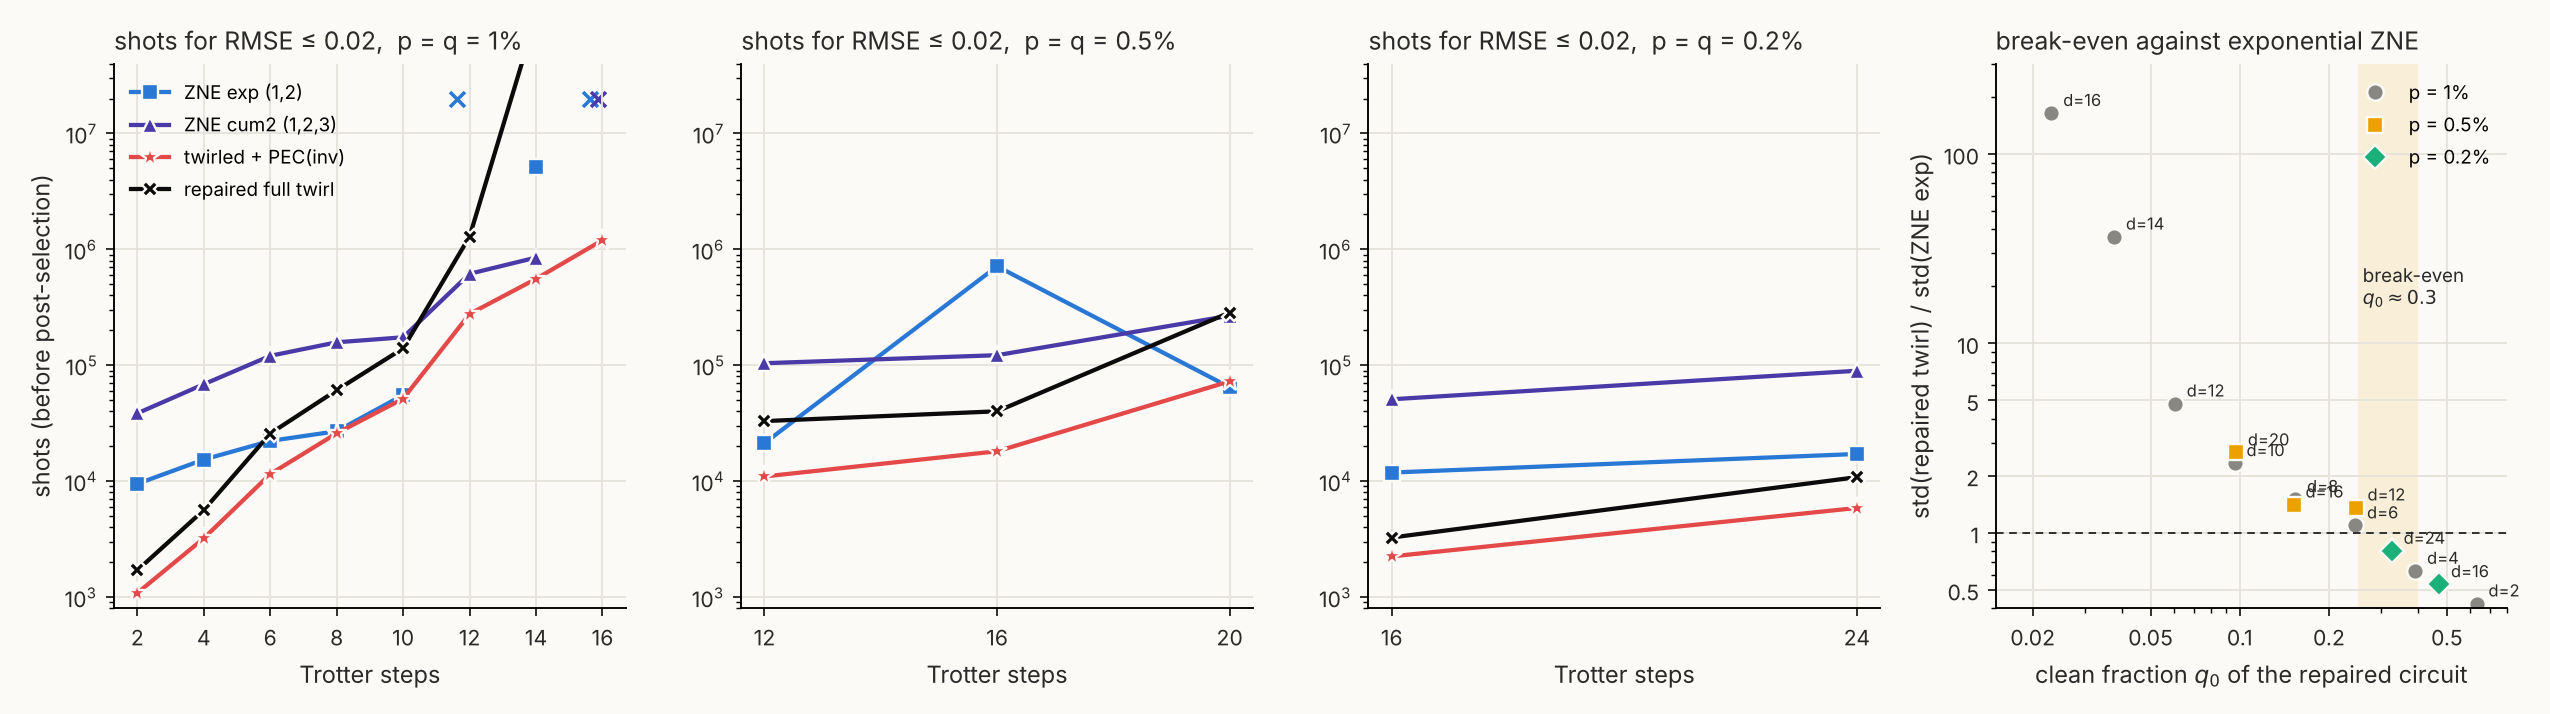

Here is the Python script that generated this plot:
import json, numpy as np, matplotlib; matplotlib.use("Agg"); import matplotlib.pyplot as plt
SURF, INK, GRID = "#fbfaf7", "#2a2a2a", "#e6e3dc"
C = {"ZNE exp (1,2)": "#2a78d6", "ZNE cum2 (1,2,3)": "#4a3aa7", "twirled + PEC(inv)": "#e34948", "repaired full twirl": "#0b0b0b"}
mk = {"ZNE exp (1,2)": "s", "ZNE cum2 (1,2,3)": "^", "twirled + PEC(inv)": "*", "repaired full twirl": "X"}
def style(ax):
    ax.set_facecolor(SURF); [ax.spines[s].set_visible(False) for s in ("top", "right")]; ax.grid(True, color=GRID, lw=.8); ax.tick_params(colors=INK, labelsize=9)
# 1% from the main sweep
base = json.load(open("demo_results_2_4_6_8_10_12_14_16.json")); rep = json.load(open("repaired_sweep.json"))["depths"]
def pt(bias, std, N=10000, eps=0.02): return N*std*std/(eps*eps-bias*bias) if abs(bias) < eps else np.inf
data = {0.01: {}}
for d, r in base["depths"].items():
    I = np.mean(r["ideal"][:5]); d = int(d); data[0.01][d] = {}
    for k in ("ZNE exp (1,2)", "ZNE cum2 (1,2,3)"): s = r["stage1"][k]; data[0.01][d][k] = (s["mx"]-I, s["mx_std"])
    s = r["stage3b"]["twirled stratified + PEC(inv)"]; data[0.01][d]["twirled + PEC(inv)"] = (s["mx"]-I, r["stage3"]["twirled stratified"]["mx_std"]*np.sqrt(s["cost_factor"]))
    s = rep[str(d)]["twirled stratified"]; data[0.01][d]["repaired full twirl"] = (s["mx"]-I, s["mx_std"]); data[0.01][d]["q0"] = rep[str(d)]["species"][0]
for p in (0.005, 0.002):
    J = json.load(open(f"threshold_p{p}.json")); data[p] = {}
    for d, r in J["depths"].items():
        d = int(d); I = r["ideal"]; data[p][d] = {k: (r[k]["mx"]-I, r[k]["mx_std"]) for k in C}; data[p][d]["q0"] = r["repaired full twirl"]["q0"]
fig, axs = plt.subplots(1, 4, figsize=(15, 4.2), facecolor=SURF)
for ax, p in zip(axs[:3], (0.01, 0.005, 0.002)):
    ds = sorted(data[p])
    for k in C:
        y = [pt(*data[p][d][k]) for d in ds]; yy = [v if np.isfinite(v) else np.nan for v in y]
        ax.plot(ds, yy, marker=mk[k], ms=9 if k == "twirled + PEC(inv)" else 7, lw=1.8, color=C[k], markeredgecolor=SURF, markeredgewidth=1, label=k)
        for d, v in zip(ds, y):
            if not np.isfinite(v): ax.scatter([d + (list(C).index(k)-1.5)*0.25], [2e7], marker="x", s=40, color=C[k])
    ax.set_yscale("log"); ax.set_ylim(8e2, 4e7); ax.set_xticks(ds); style(ax)
    ax.set_title(f"shots for RMSE ≤ 0.02,  p = q = {p*100:g}%", fontsize=10.5, loc="left", color=INK); ax.set_xlabel("Trotter steps", fontsize=10, color=INK)
axs[0].set_ylabel("shots (before post-selection)", fontsize=10, color=INK); axs[0].legend(frameon=False, fontsize=8, loc="upper left")
ax = axs[3]
for p, m, c in ((0.01, "o", "#898781"), (0.005, "s", "#eda100"), (0.002, "D", "#1baf7a")):
    ds = sorted(data[p]); q0 = [data[p][d]["q0"] for d in ds]; ratio = [data[p][d]["repaired full twirl"][1]/data[p][d]["ZNE exp (1,2)"][1] for d in ds]
    ax.plot(q0, ratio, marker=m, ms=7, lw=0, color=c, markeredgecolor=SURF, label=f"p = {p*100:g}%")
    for d, x, y in zip(ds, q0, ratio): ax.annotate(f"d={d}", (x, y), textcoords="offset points", xytext=(5, 3), fontsize=7, color=INK)
ax.axhline(1, color=INK, lw=.8, ls=(0, (4, 3))); ax.set_xscale("log"); ax.set_yscale("log"); ax.set_xlim(0.015, 0.8); ax.set_ylim(0.4, 300); style(ax)
import matplotlib.ticker as mt; ax.set_xticks([0.02,0.05,0.1,0.2,0.5]); ax.xaxis.set_major_formatter(mt.FormatStrFormatter("%g")); ax.xaxis.set_minor_formatter(mt.NullFormatter()); ax.set_yticks([0.5,1,2,5,10,100]); ax.yaxis.set_major_formatter(mt.FormatStrFormatter("%g")); ax.yaxis.set_minor_formatter(mt.NullFormatter())
ax.axvspan(0.25,0.4,color="#eda100",alpha=0.12,lw=0); ax.text(0.26,16,"break-even\n$q_0\\approx0.3$",fontsize=8,color=INK)
ax.set_xlabel("clean fraction $q_0$ of the repaired circuit", fontsize=10, color=INK); ax.set_ylabel("std(repaired twirl) / std(ZNE exp)", fontsize=10, color=INK)
ax.set_title("break-even against exponential ZNE", fontsize=10.5, loc="left", color=INK); ax.legend(frameon=False, fontsize=8, loc="upper right")
fig.tight_layout(); fig.savefig("fig_threshold.png", dpi=170, facecolor=SURF)
# table
rows = []
for p in (0.01, 0.005, 0.002):
    for d in sorted(data[p]):
        r = data[p][d]; rows.append(f"| {p*100:g}% | {d} | {r['q0']:.2f} | " + " | ".join(f"{r[k][0]:+.4f} / {r[k][1]:.3f} / " + ("∞" if not np.isfinite(pt(*r[k])) else f"{pt(*r[k])/1e3:.0f}k") for k in C) + " |")
open("threshold_table.md", "w").write("| p = q | d | $q_0$ (rep.) | ZNE exp: bias / std / shots | ZNE cum2 | twirled + PEC(inv) | repaired full twirl |\n|---|---|---|---|---|---|---|\n" + "\n".join(rows) + "\n")
print(open("threshold_table.md").read())
